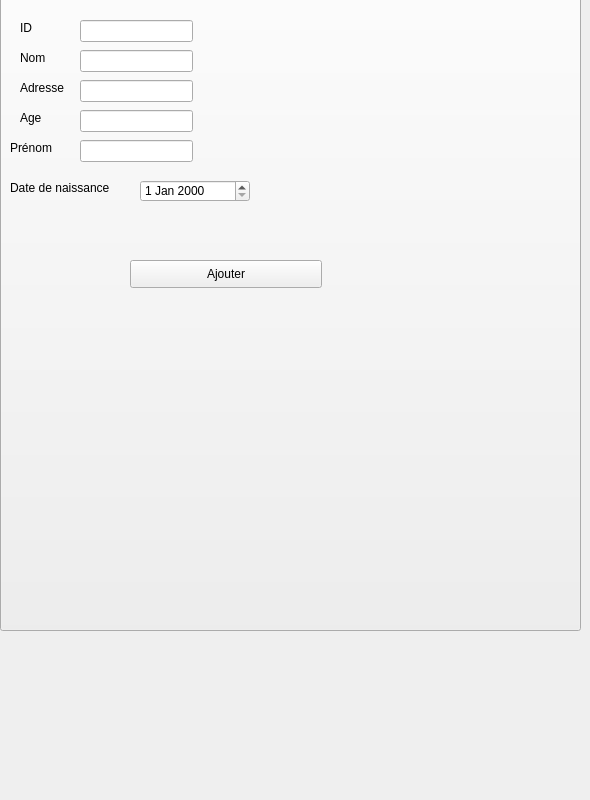
      <widget class="QWidget" name="tab_11">
       <attribute name="title">
        <string>Ajouter</string>
       </attribute>
       <widget class="QPushButton" name="pushButton_17">
        <property name="geometry">
         <rect>
          <x>0</x>
          <y>-160</y>
          <width>581</width>
          <height>791</height>
         </rect>
        </property>
        <property name="text">
         <string/>
        </property>
        <property name="icon">
         <iconset>
          <normaloff>../Creator The Podcast (6).png</normaloff>../Creator The Podcast (6).png</iconset>
        </property>
        <property name="iconSize">
         <size>
          <width>1000</width>
          <height>1000</height>
         </size>
        </property>
       </widget>
       <widget class="QLabel" name="label_18">
        <property name="geometry">
         <rect>
          <x>20</x>
          <y>20</y>
          <width>56</width>
          <height>16</height>
         </rect>
        </property>
        <property name="text">
         <string>ID</string>
        </property>
       </widget>
       <widget class="QLabel" name="label_19">
        <property name="geometry">
         <rect>
          <x>20</x>
          <y>50</y>
          <width>56</width>
          <height>16</height>
         </rect>
        </property>
        <property name="text">
         <string>Nom</string>
        </property>
       </widget>
       <widget class="QLabel" name="label_37">
        <property name="geometry">
         <rect>
          <x>20</x>
          <y>80</y>
          <width>56</width>
          <height>16</height>
         </rect>
        </property>
        <property name="text">
         <string>Adresse</string>
        </property>
       </widget>
       <widget class="QLabel" name="label_33">
        <property name="geometry">
         <rect>
          <x>10</x>
          <y>140</y>
          <width>56</width>
          <height>16</height>
         </rect>
        </property>
        <property name="text">
         <string>Prénom</string>
        </property>
       </widget>
       <widget class="QLabel" name="label_35">
        <property name="geometry">
         <rect>
          <x>20</x>
          <y>110</y>
          <width>56</width>
          <height>16</height>
         </rect>
        </property>
        <property name="text">
         <string>Age</string>
        </property>
       </widget>
       <widget class="QLabel" name="label_36">
        <property name="geometry">
         <rect>
          <x>10</x>
          <y>180</y>
          <width>121</width>
          <height>16</height>
         </rect>
        </property>
        <property name="text">
         <string>Date de naissance</string>
        </property>
       </widget>
       <widget class="QDateEdit" name="dateEdit">
        <property name="geometry">
         <rect>
          <x>140</x>
          <y>180</y>
          <width>110</width>
          <height>22</height>
         </rect>
        </property>
       </widget>
       <widget class="QPushButton" name="ajouterI">
        <property name="geometry">
         <rect>
          <x>130</x>
          <y>260</y>
          <width>192</width>
          <height>28</height>
         </rect>
        </property>
        <property name="text">
         <string>Ajouter</string>
        </property>
       </widget>
       <widget class="QLineEdit" name="cin">
        <property name="geometry">
         <rect>
          <x>80</x>
          <y>20</y>
          <width>113</width>
          <height>22</height>
         </rect>
        </property>
        <property name="text">
         <string/>
        </property>
       </widget>
       <widget class="QLineEdit" name="nom_2">
        <property name="geometry">
         <rect>
          <x>80</x>
          <y>50</y>
          <width>113</width>
          <height>22</height>
         </rect>
        </property>
       </widget>
       <widget class="QLineEdit" name="prenom">
        <property name="geometry">
         <rect>
          <x>80</x>
          <y>80</y>
          <width>113</width>
          <height>22</height>
         </rect>
        </property>
       </widget>
       <widget class="QLineEdit" name="adresse">
        <property name="geometry">
         <rect>
          <x>80</x>
          <y>110</y>
          <width>113</width>
          <height>22</height>
         </rect>
        </property>
       </widget>
       <widget class="QLineEdit" name="age">
        <property name="geometry">
         <rect>
          <x>80</x>
          <y>140</y>
          <width>113</width>
          <height>22</height>
         </rect>
        </property>
       </widget>
      </widget>
